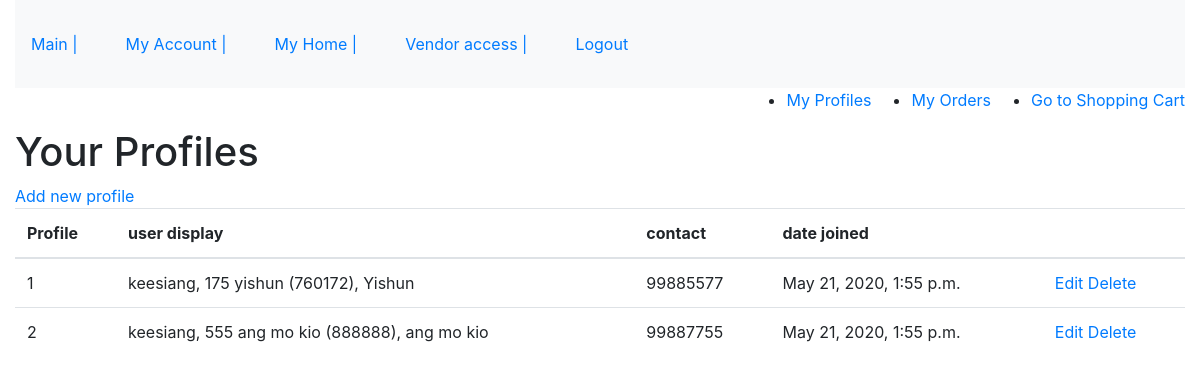
Before: /my_profiles (signed in) with the older database file.
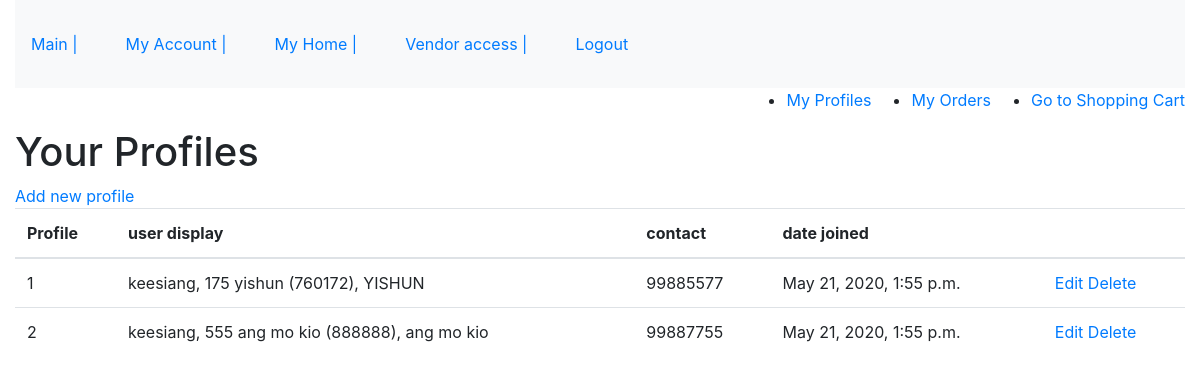
After: the same page with the newer database file.
### buyer/models.py (models this page shows)
class Buyer(models.Model):
    town = models.CharField(max_length=100, null=True, blank=False)
    postal_code = models.PositiveIntegerField(null=False, blank=False)
    block = models.PositiveSmallIntegerField( null=False, blank=False)
    street = models.CharField(max_length=254, null=False, blank=False)
    date_joined = models.DateTimeField(auto_now_add=True)
    contact = models.PositiveIntegerField(validators=[MinValueValidator(10000000), MaxValueValidator(99999999)], null=False, blank=False)
    user = models.ForeignKey(User, null=True, on_delete=models.SET_NULL)
    def __str__(self):
        return '%s, %s %s (%s), %s' % (self.user.username, self.block, self.street, self.postal_code, self.town)

### buyer/views.py (the view)
# urls.py: path('my_profiles', buyer.views.show_buyer_profiles, name="show_buyer_profiles_route"),
@login_required
def show_buyer_profiles(request):
    buyer_profiles = Buyer.objects.all().filter(user=request.user)
    return render(request, "buyer/buyer_profiles.html", {
        "objects": buyer_profiles
    })

### buyer/templates/buyer/buyer_profiles.html (shortened to what this page needs)
{% extends 'base_template.html' %}
{%block content%}
<nav style="display:flex; justify-content: flex-end;">
    <ul>
        <li> <a href="{% url 'show_buyer_profiles_route' %}"> My Profiles </a> </li>
    </ul>
    <ul>
        <li> <a href="{% url 'view_order_history_route' %}"> My Orders </a> </li>
    </ul>
    <ul>
        <li> <a href="{% url 'view_cart_route' %}" target="_blank"> Go to Shopping Cart </a> </li>
    </ul>
</nav>
<h1> Your Profiles </h1>
<a href="{% url 'create_buyer_profile_route'  %}"> Add new profile </a>
<table class="table">
    <thead>
        <th> Profile </th>
        <th> user display </th>
        <th> contact </th>
        <th> date joined </th>
        <th> &nbsp; </th>
    </thead>
    {%for i in objects%}
    <tr>
        <td> {{forloop.counter}} </td>
        <td> {{i}} </td>
        <td> {{i.contact}} </td>
        <td> {{i.date_joined}} </td>
        <td> <a href="{% url 'edit_buyer_profile_route' buyer_id=i.id %}">Edit</a>
            <a href="{% url 'delete_buyer_profile_route' buyer_id=i.id %}"> Delete </a>
        </td>
    </tr>
    {%endfor%}
</table>
{%endblock%}

Changed rows visible on the page:
changed Buyer: user+block+street "keesiang, 175 yishun (760172), Yishun" → "keesiang, 175 yishun (760172), YISHUN"
